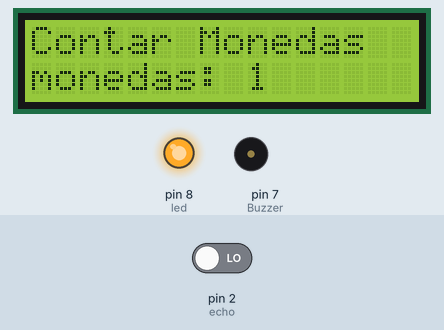
Simulated run of this sketch. Board: Arduino Uno, built with avr-gcc and run on an emulated ATmega328P. On the bench: 16×2 character LCD, output pins drawn as LEDs (lit = HIGH), buzzer (waves = sounding, pin HIGH). Inputs (shaded band) come from the test bench; at power-on: pin 2 (echo) LOW. Pins used as bus, display or sensor lines are not drawn; what the sketch prints to the serial monitor is not drawn.

Above: at 1.6 s.
At 10.2 s:
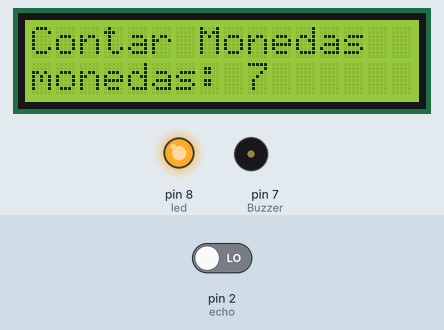
At 20.2 s:
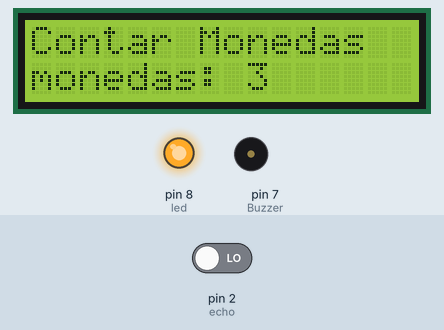
At 39.9 s:
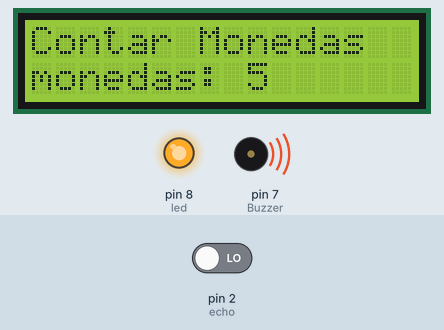
Timing chart, 0 to 40.0 s (numbered marks = the images above):
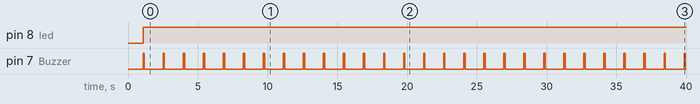

The sketch:

contador-objetos.ino
```cpp
#include <LiquidCrystal_I2C.h>
#include<Wire.h>
LiquidCrystal_I2C lcd(0x27,16,2);
  int led=8;
  int Buzzer=7;
  int trigger=3;
  int echo=2;
  int tiempo=0;
  int distancia=0;
  int contador=0;
void setup() {
  Wire.begin();
  lcd.begin(16,2);
  lcd.backlight();
  lcd.clear();
  Serial.begin(9600);
  pinMode(led,OUTPUT);
  pinMode(Buzzer,OUTPUT);
  pinMode(trigger,OUTPUT);
  pinMode(echo,INPUT);
}

void loop() {
  digitalWrite(trigger,LOW);
  delay(2);
  digitalWrite(trigger,HIGH);
  delay(10);
  digitalWrite(trigger,LOW);
  tiempo=pulseIn(echo,HIGH);
  distancia=(tiempo/2)/29;
//  Serial.println(distancia);
  if(distancia<9){
    digitalWrite(led,HIGH);
    digitalWrite(Buzzer,HIGH);
    delay(100);
    digitalWrite(Buzzer,LOW);
  }else{
    digitalWrite(led,LOW);
    contador=contador;
    digitalWrite(Buzzer,LOW);
  }
  if(digitalRead(led)==HIGH)
  {
    contador++;
    delay(300);

  }
  if(contador>10){
    contador=0;
    lcd.clear();
  }
  Serial.println(contador);
  Serial.print(" ");
  Serial.print(distancia);
  Serial.print(" cm ");
  lcd.setCursor(0,0);
  lcd.print("Contar Monedas");
  lcd.setCursor(0,1);
  lcd.print("monedas: ");
  lcd.print(contador);

}
```

Measured:
- by itself, pin 8 (led): LOW → HIGH at 1.1 s
- by itself, pin 7 (Buzzer): alternates HIGH for 0.10 s and LOW for 1.3 s
- what the display in image 0 shows lasts 1.4 s, from 1.5 s to 2.9 s
